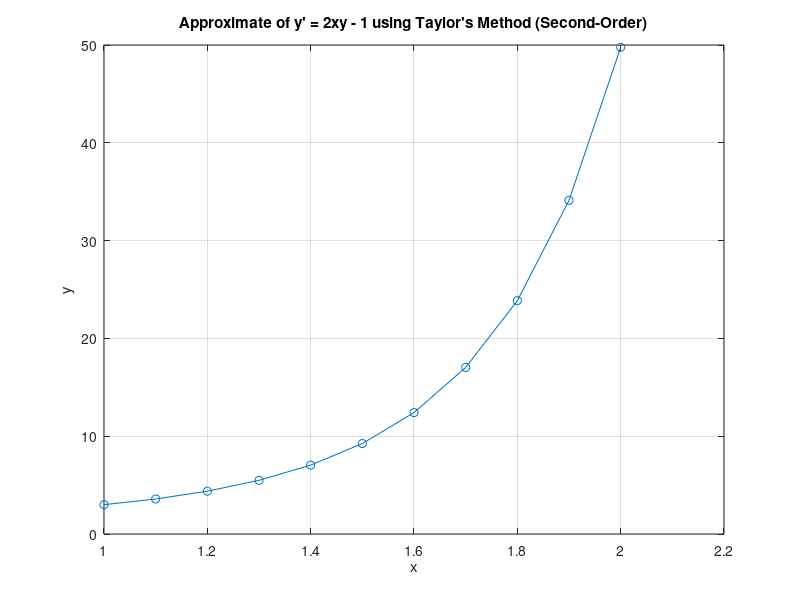

Here is the MATLAB script that generated this plot:
clear all

% Taylor's method for solving a differential equation
% y' = 2xy - 1
% y" = 2y + 2x(2xy-  1)
% Initial condition: y(1) = 3
% Step size: h = 0.1

% the first derivative
f1 = @(x, y) 2*x*y - 1;

% the second derivative
f2 = @(x, y) 2*y + 2*x*(2*x*y-1);

% Define the initial condition
x0 = 1;
y0 = 3;

% Define the step size and number of iterations
h = 0.1;
num_iterations = 10;

% Initialize arrays to store x and y values
x = zeros(num_iterations+1, 1);
y = zeros(num_iterations+1, 1);

% Set initial values
x(1) = x0;
y(1) = y0;

% Implement Taylor's second-order method
for i = 1:num_iterations
    x(i+1) = x(i) + h; % Update x
    y(i+1) = y(i) + h * f1(x(i), y(i)) + (h^2/2) * f2(x(i), y(i)); % Update y using the second-order Taylor's method
end

% Plot the results
plot(x, y, '-o');
xlabel('x');
ylabel('y');
title("Approximate of y' = 2xy - 1 using Taylor's Method (Second-Order)");
grid on;
